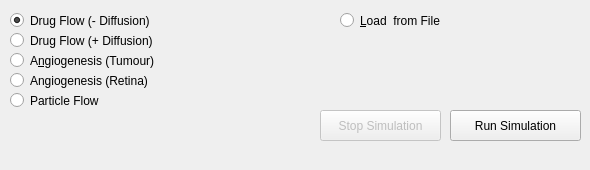
        <widget class="QWidget" name="tab_3">
         <attribute name="title">
          <string>Simulations</string>
         </attribute>
         <widget class="QPushButton" name="twoPhaseSimButton">
          <property name="geometry">
           <rect>
            <x>450</x>
            <y>110</y>
            <width>131</width>
            <height>31</height>
           </rect>
          </property>
          <property name="text">
           <string>Run Simulation</string>
          </property>
         </widget>
         <widget class="QPushButton" name="twoPhaseSimStopButton">
          <property name="enabled">
           <bool>false</bool>
          </property>
          <property name="geometry">
           <rect>
            <x>320</x>
            <y>110</y>
            <width>121</width>
            <height>31</height>
           </rect>
          </property>
          <property name="text">
           <string>Stop Simulation</string>
          </property>
         </widget>
         <widget class="QLabel" name="twoPhaseRunningLabel">
          <property name="geometry">
           <rect>
            <x>460</x>
            <y>140</y>
            <width>81</width>
            <height>21</height>
           </rect>
          </property>
          <property name="text">
           <string/>
          </property>
         </widget>
         <widget class="QRadioButton" name="drugFlowWithout">
          <property name="geometry">
           <rect>
            <x>10</x>
            <y>10</y>
            <width>201</width>
            <height>21</height>
           </rect>
          </property>
          <property name="text">
           <string>Drug Flow (- Diffusion)</string>
          </property>
          <property name="checked">
           <bool>true</bool>
          </property>
         </widget>
         <widget class="QRadioButton" name="particleFlow">
          <property name="geometry">
           <rect>
            <x>10</x>
            <y>90</y>
            <width>201</width>
            <height>21</height>
           </rect>
          </property>
          <property name="text">
           <string>Particle Flow</string>
          </property>
         </widget>
         <widget class="QRadioButton" name="drugFlowWith">
          <property name="geometry">
           <rect>
            <x>10</x>
            <y>30</y>
            <width>201</width>
            <height>21</height>
           </rect>
          </property>
          <property name="text">
           <string>Drug Flow (+ Diffusion)</string>
          </property>
         </widget>
         <widget class="QRadioButton" name="twoPhaseLoadFromFileRadioButton">
          <property name="geometry">
           <rect>
            <x>340</x>
            <y>10</y>
            <width>131</width>
            <height>21</height>
           </rect>
          </property>
          <property name="text">
           <string>&amp;Load  from File</string>
          </property>
          <property name="checked">
           <bool>false</bool>
          </property>
         </widget>
         <widget class="QRadioButton" name="angiogenesisOnLattice">
          <property name="geometry">
           <rect>
            <x>10</x>
            <y>50</y>
            <width>201</width>
            <height>21</height>
           </rect>
          </property>
          <property name="text">
           <string>A&amp;ngiogenesis (Tumour)</string>
          </property>
         </widget>
         <widget class="QRadioButton" name="angiogenesisOffLattice">
          <property name="geometry">
           <rect>
            <x>10</x>
            <y>70</y>
            <width>201</width>
            <height>21</height>
           </rect>
          </property>
          <property name="text">
           <string>Angiogenesis (Retina)</string>
          </property>
         </widget>
        </widget>
